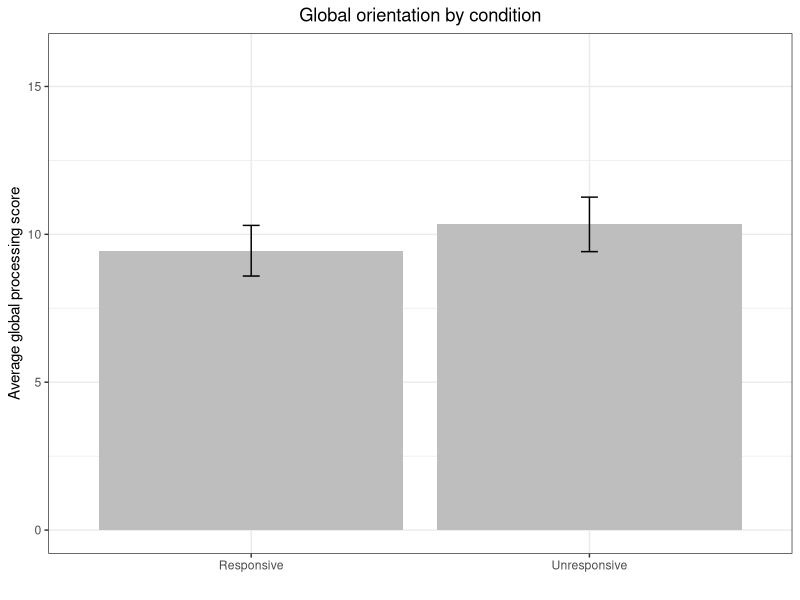

The R script that drew this image:
## ---- chunk 1

####Load Relevant Libraries and Functions
library(here)

## ---- chunk 2

####Load Relevant Libraries and Functions
library(tidyverse)
library(haven)

#Reproducing original author analysis
authordata <- read_sav(here("data/original_authordata/study5.sav"))

m <- aov(Globaltotal_total ~ Conditions, data = authordata)
summary(m) 

authordata %>% 
  group_by(condition) %>% 
  summarize(mean = mean(Globaltotal_total),
            sd = sd(Globaltotal_total)) 


## ---- chunk 3
#Determining test statistic from t-test between conditions of interest in the authors' original data
authordata_subset <- subset(authordata, Conditions != "Control")
t.test(Globaltotal_total ~ Conditions, authordata_subset)

## ---- chunk 4

####Import data
df_names <- read_csv(here("data/anon_rawdata/rawdata_anon.csv"), n_max=0) %>% names()

rawdata <- read_csv(here("data/anon_rawdata/rawdata_anon.csv"), 
                    col_names = df_names,
                    col_types = "d",
                    skip = 3)


## ---- chunk 5
#### Data exclusion / filtering

skipped.morethan.8 <- function(row){
    ifelse(sum(is.na(row))>=8, 1,0)
}   

same.response.16 <- function(row){
  ifelse(sum(row)==16 | sum(row)==0, 1,0)
}

rrt.blank <- function(row){
  ifelse(is_empty(row)==TRUE, 1,0)
}

rawdata$exclude_skipped <- apply(select(rawdata, starts_with("trial_")),MARGIN=1, FUN=skipped.morethan.8)  

rawdata$exclude_sameresponse <- apply(select(rawdata, starts_with("trial_")),MARGIN=1, FUN=same.response.16)  

rawdata$exclude_rrt_blank <- apply(select(rawdata, starts_with("rrt_")),MARGIN=1, FUN=rrt.blank)

cleandata <- rawdata %>% 
  filter(Finished == 1 & attn_check_fruit == 1 & exclude_skipped == 0 & exclude_sameresponse==0 & exclude_rrt_blank==0)

dim(cleandata)

## ---- chunk 6

# Converting some variables to factors
cleandata$condition <- as.factor(cleandata$condition)
cleandata$gender <- as.factor(cleandata$gender)
cleandata$prior_knowledge_rrt <- as.factor(cleandata$prior_knowledge_rrt)

#### Creating NA imputation function
na.mean <- function(row){
    replace(row,is.na(row)==T,mean(row, na.rm=T))
}

#### Imputing NA values for small and large trials

cleandata[,c(names(select(cleandata, starts_with("trial_sm"))))] <- sapply(cleandata[,c(names(select(cleandata, starts_with("trial_sm"))))], na.mean)

cleandata[,c(names(select(cleandata, starts_with("trial_lg"))))] <- sapply(cleandata[,c(names(select(cleandata, starts_with("trial_lg"))))], na.mean)

#### Prepare data for analysis - create columns etc.
data <- cleandata %>% 
  mutate(global_small = rowSums(select(cleandata, starts_with("trial_sm")), na.rm = TRUE)) %>% 
  mutate(global_large = rowSums(select(cleandata, starts_with("trial_lg")), na.rm = TRUE)) %>% 
  mutate(global_total = global_small + global_large) %>% 
  mutate(positive = rowMeans(cleandata[,c("panas_1", "panas_3", "panas_5", "panas_9", "panas_10", "panas_12", "panas_14", "panas_16", "panas_17", "panas_19")])) %>% 
  mutate(negative = rowMeans(cleandata[,c("panas_2", "panas_4", "panas_6", "panas_7", "panas_8", "panas_11", "panas_13", "panas_15", "panas_18", "panas_20")])) %>% 
  mutate(mood = positive - negative) %>% 
  unite("partner", c(partner_type_u, partner_type_r), na.rm=TRUE) %>%
  mutate(partner = as.factor(partner)) %>% 
  unite("difficulty", c(difficulty_u, difficulty_r), na.rm=TRUE) %>%
  mutate(difficulty = as.numeric(difficulty)) %>% 
  select(c("condition", "global_small", "global_large", "global_total", "mood", "gender", "partner", "prior_knowledge_rrt", "difficulty", "device")) %>% 
  mutate("id" = seq(1,208, by = 1))

## ---- chunk 7

table(data$condition)

t.test(id ~ condition, data)

## ---- chunk 8

t.test(difficulty ~ condition, data)


## ---- chunk 9
data$gender <- ifelse(data$gender==1, "Male", ifelse(data$gender == 2, "Female", "Non-binary"))
table(data$condition, data$gender)

## ---- chunk 10

t.test(global_total ~ condition, data)


## ---- chunk 11

table <- data %>% 
  group_by(condition) %>% 
  summarize(global = round(mean(global_total),2), sd = round(sd(global_total, na.rm=T),2), n = n()) %>% 
  t() %>% 
  as.data.frame()

table
  

## ---- chunk 12

plotdata <- data %>% 
  group_by(condition) %>%
  dplyr::summarize(avgscore = mean(global_total), sd = sd(global_total, na.rm = T), n =n()) %>% 
  mutate(upper = (avgscore + (sd/sqrt(n))*1.96), lower = (avgscore - (sd/sqrt(n))*1.96))


ggplot(plotdata, aes(x=condition, y=avgscore)) +
  geom_col(fill="gray") +
  geom_errorbar(aes(ymin=lower,ymax=upper), width = .05) +
  labs(y = "Average global processing score", x = "", title = "Global orientation by condition") +
  coord_cartesian(ylim = c(0,16)) +
  scale_x_discrete(labels=c("Responsive", "Unresponsive")) +
  theme_bw() + 
  theme(plot.title = element_text(hjust=.5))


## ---- chunk 13
# a
# controlling for mood
summary(lm(global_total ~ condition + mood, data))

# b
# interaction with gender
summary(lm(global_total ~ condition*gender, data))

# c
# interaction with partner category
summary(lm(global_total ~ condition*partner, data))

# d
# does device independently matter?
summary(lm(global_total ~ device, data))



## ---- chunk 14

completedata <- rawdata

# Converting some variables to factors
completedata$condition <- as.factor(completedata$condition)

completedata[,c(names(select(completedata, starts_with("trial_sm"))))] <- sapply(completedata[,c(names(select(completedata, starts_with("trial_sm"))))], na.mean)

completedata[,c(names(select(completedata, starts_with("trial_lg"))))] <- sapply(completedata[,c(names(select(completedata, starts_with("trial_lg"))))], na.mean)

#### Prepare data for analysis - create columns etc.
completedata <- completedata %>% 
  mutate(global_small = rowSums(select(completedata, starts_with("trial_sm")), na.rm = TRUE)) %>% 
  mutate(global_large = rowSums(select(completedata, starts_with("trial_lg")), na.rm = TRUE)) %>% 
  mutate(global_total = global_small + global_large) 

dim(completedata) # There are now 212 participants

t.test(global_total ~ condition, completedata)


